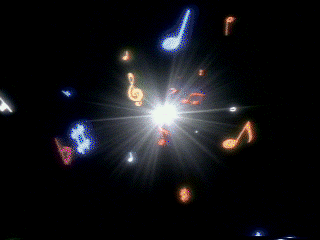
#> input picture assets/sky.gif, 320 x 240 px
$ python extract-sky.py
#> lines starting #> are read from the running program, lines starting #| are printed output that depends on the picture
"""Optional asset preparation: python3 -m pip install Pillow, then run this script.

Normal builds use the checked-in, fully composited frames and need only Node.
"""
import json
from pathlib import Path
from PIL import Image

assets = Path(__file__).resolve().parent.parent / "assets"
with Image.open(assets / "sky.gif") as source:
#> source is the input picture: PIL image 320x240 P; mean R, G, B 19.1, 19.4, 22.5
    frames = []
    for index in range(source.n_frames):
        source.seek(index)
        name = f"sky-{index}.png"
        source.convert("RGBA").save(assets / name)
        frames.append({"name": name, "duration": source.info.get("duration", 100)})
#> this loop made 6 passes
#> pass 2, `source.convert("RGBA").save(assets / name)`:
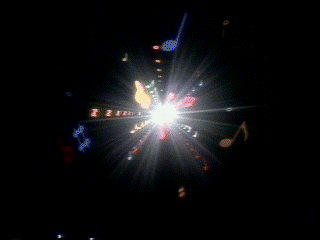
#> saved as sky-1.png: PIL image 320x240 RGBA; mean R, G, B, A 15.4, 15.6, 16.8, 255
#> after the loop, frames = 6 items
    (assets / "sky-frames.json").write_text(json.dumps(frames, indent=2) + "\n")
